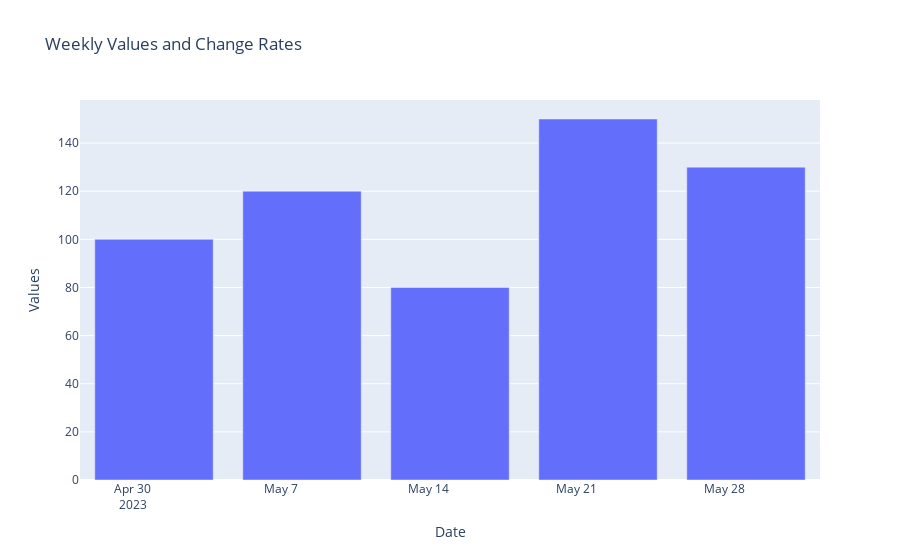

The notebook cell this image was saved under:
### Code cell
import pandas as pd
import plotly.graph_objects as go

# Example data in Pandas DataFrame format
data = pd.DataFrame({
    'dates': ['2023-05-01', '2023-05-08', '2023-05-15', '2023-05-22', '2023-05-29'],
    'values': [100, 120, 80, 150, 130],
    'change_rates': [0, 20, -33.33, 87.5, -13.33]
})

# Create the bar chart trace
bar_trace = go.Bar(
    x=data['dates'],
    y=data['values'],
    name='Values'
)

# Create the line chart trace
line_trace = go.Scatter(
    x=data['dates'],
    y=data['change_rates'],
    name='Change Rates',
    yaxis='y2'
)

# Create the layout with two y-axes
layout = go.Layout(
    title='Weekly Values and Change Rates',
    xaxis=dict(title='Date'),
    yaxis=dict(title='Values'),
    yaxis2=dict(
        title='Change Rates (%)',
        overlaying='y',
        side='right',
        showgrid=False
    )
)

# Create the figure with both traces
fig = go.Figure(data=[bar_trace, line_trace], layout=layout)

# Show the chart
fig.show()

### Figure 1 — Plotly figure (JSON) as saved in the notebook; plotly's stock layout.template omitted (floating-point values rounded to 4 significant figures)
{"data": [{"name": "Values", "type": "bar", "x": ["2023-05-01", "2023-05-08", "2023-05-15", "2023-05-22", "2023-05-29"], "y": [100, 120, 80, 150, 130]}], "layout": {"autosize": true, "title": {"text": "Weekly Values and Change Rates"}, "xaxis": {"autorange": true, "range": ["2023-04-27 12:00", "2023-06-01 12:00"], "title": {"text": "Date"}, "type": "date"}, "yaxis": {"autorange": true, "range": [0, 157.9], "title": {"text": "Values"}, "type": "linear"}, "yaxis2": {"overlaying": "y", "showgrid": false, "side": "right", "title": {"text": "Change Rates (%)"}}}}
